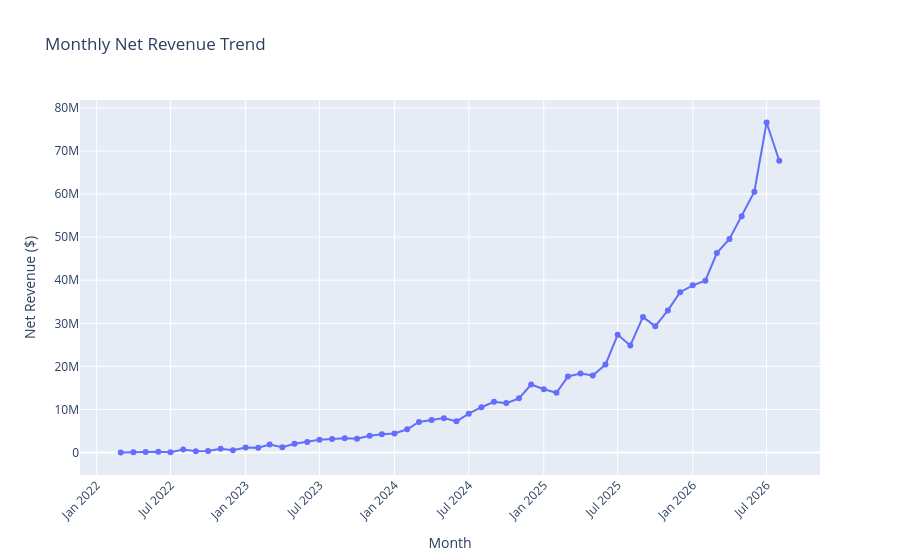

Notebook source saved alongside this figure:
### Code cell
import plotly.express as px

fig = px.line(
    monthly_revenue, 
    x='order_month', 
    y='monthly_net_revenue',
    title='Monthly Net Revenue Trend',
    markers=True,
    labels={'order_month': 'Month', 'monthly_net_revenue': 'Net Revenue ($)'}
)

fig.update_layout(xaxis_tickangle=-45)
fig.show()

### Figure 1 — Plotly figure (JSON) as saved in the notebook; plotly's stock layout.template omitted (floating-point values rounded to 4 significant figures)
{"data": [{"hovertemplate": "Month=%{x}<br>Net Revenue ($)=%{y}<extra></extra>", "legendgroup": "", "line": {"color": "#636efa", "dash": "solid"}, "marker": {"symbol": "circle"}, "mode": "lines+markers", "name": "", "orientation": "v", "showlegend": false, "type": "scatter", "x": ["2022-03", "2022-04", "2022-05", "2022-06", "2022-07", "2022-08", "2022-09", "2022-10", "2022-11", "2022-12", "2023-01", "2023-02", "2023-03", "2023-04", "2023-05", "2023-06", "2023-07", "2023-08", "2023-09", "2023-10", "2023-11", "2023-12", "2024-01", "2024-02", "2024-03", "2024-04", "2024-05", "2024-06", "2024-07", "2024-08", "2024-09", "2024-10", "2024-11", "2024-12", "2025-01", "2025-02", "2025-03", "2025-04", "2025-05", "2025-06", "2025-07", "2025-08", "2025-09", "2025-10", "2025-11", "2025-12", "2026-01", "2026-02", "2026-03", "2026-04", "2026-05", "2026-06", "2026-07", "2026-08"], "xaxis": "x", "y": [8425.0, 80750.0, 119500.0, 203900.0, 89780.0, 699000.0, 293400.0, 361700.0, 895700.0, 558300.0, 1154000.0, 1095000.0, 1845000.0, 1253000.0, 2030000.0, 2419000.0, 2973000.0, 3115000.0, 3327000.0, 3179000.0, 3906000.0, 4266000.0, 4426000.0, 5397000.0, 7109000.0, 7539000.0, 7986000.0, 7236000.0, 9028000.0, 10520000.0, 11800000.0, 11470000.0, 12590000.0, 15790000.0, 14700000.0, 13880000.0, 17670000.0, 18340000.0, 17900000.0, 20410000.0, 27330000.0, 24870000.0, 31480000.0, 29300000.0, 32990000.0, 37230000.0, 38820000.0, 39890000.0, 46300000.0, 49570000.0, 54830000.0, 60530000.0, 76610000.0, 67750000.0], "yaxis": "y"}], "layout": {"legend": {"tracegroupgap": 0}, "title": {"text": "Monthly Net Revenue Trend"}, "xaxis": {"anchor": "y", "domain": [0, 1], "tickangle": -45, "title": {"text": "Month"}}, "yaxis": {"anchor": "x", "domain": [0, 1], "title": {"text": "Net Revenue ($)"}}}}
